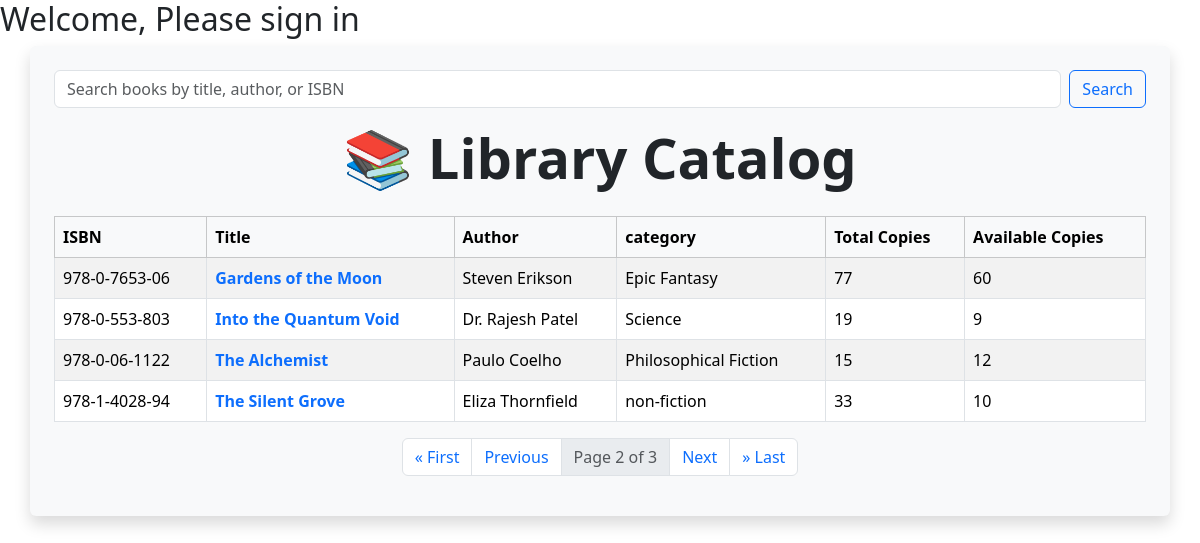
The app's page /library/book_list/?page=2 (signed in), older data.
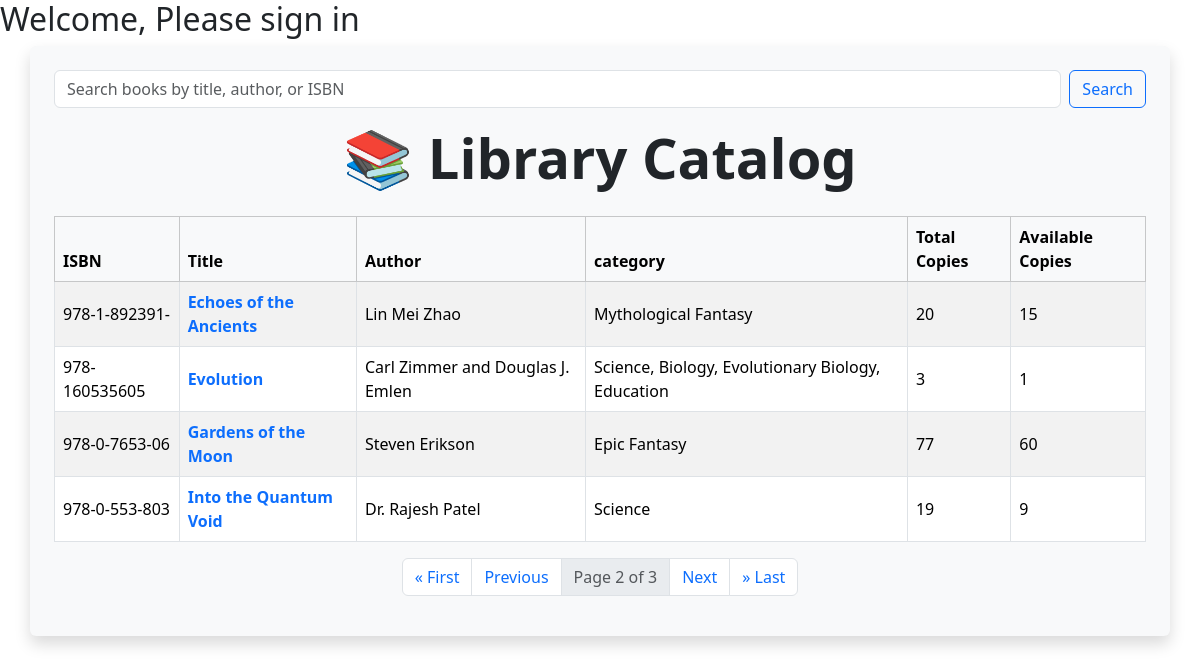
The same page, newer data.
### library_app/models.py (models this page shows, shortened)
class Book(models.Model):
    title = models.CharField(max_length=255)
    author = models.CharField(max_length=255)
    isbn = models.CharField(max_length=13, unique=True)
    category = models.CharField(max_length=100)
    description = models.TextField(blank=True)  # NEW field
    total_copies = models.PositiveIntegerField()
    available_copies = models.PositiveIntegerField()
    added_by = models.ForeignKey(User, on_delete=models.SET_NULL, null=True, blank=True)  # NEW field
    publisher = models.ForeignKey('Publisher', on_delete=models.SET_NULL, null=True, blank=True)  # NEW field
    created_at = models.DateTimeField(auto_now_add=True)
    updated_at = models.DateTimeField(auto_now=True)

### library_app/views.py (the view)
# urls.py: path('book_list/', book_list, name='book_list'),
@login_required
def book_list(request):
    query = request.GET.get('q', '')
    books = Book.objects.all().order_by('title')
    if query:
        books = books.filter(
            Q(title__icontains=query) |
            Q(author__icontains=query) |
            Q(isbn__icontains=query)
        )
    paginator = Paginator(books, 4)  # Show 4 books per page
    page = request.GET.get('page')
    try:
        paginated_books = paginator.page(page)
    except PageNotAnInteger:
        paginated_books = paginator.page(1)
    except EmptyPage:
        paginated_books = paginator.page(paginator.num_pages)
    title = "Book List"
    return render(request, 'library_app/book_list.html', {'books': paginated_books, 'title': title, 'current_year': datetime.now().year, 'query': query})

### library_app/templates/library_app/book_list.html (shortened to what this page needs)
{% extends 'base.html' %} {% block content %}
<div class="container p-4 bg-light shadow rounded">
  <form method="get" action="" class="d-flex mb-3">
    <input
      type="text"
      name="q"
      class="form-control me-2"
      placeholder="Search books by title, author, or ISBN"
      value="{{ query }}"
    />
    <button type="submit" class="btn btn-outline-primary">Search</button>
  </form>
  <h1 class="display-4 fw-bold text-center text-gradient mb-4">
    📚 Library Catalog
  </h1>
  <div class="table-responsive">
    <table class="table table-bordered table-striped align-middle">
      <thead class="table-light">
        <tr>
          <th>ISBN</th>
          <th>Title</th>
          <th>Author</th>
          <th>category</th>
          <th>Total Copies</th>
          <th>Available Copies</th>
        </tr>
      </thead>
      <tbody>
        {% for book in books %}
        <tr>
          <td>{{ book.isbn }}</td>
          <td>
            <a
              href="{% url 'book_detail' book.id %}"
              class="text-decoration-none fw-semibold"
            >
              {{ book.title }}
            </a>
          </td>
          <td>{{ book.author }}</td>
          <td>{{ book.category }}</td>
          <td>{{ book.total_copies }}</td>
          <td>{{ book.available_copies }}</td>
        </tr>
        {% endfor %}
      </tbody>
    </table>
    <nav aria-label="Page navigation">
      <ul class="pagination justify-content-center">
        {% if books.has_previous %}
        <li class="page-item">
          <a class="page-link" href="?page=1">&laquo; First</a>
        </li>
        <li class="page-item">
          <a class="page-link" href="?page={{ books.previous_page_number }}"
            >Previous</a
          >
        </li>
        {% endif %}
        <li class="page-item disabled">
          <span class="page-link">
            Page {{ books.number }} of {{ books.paginator.num_pages }}
          </span>
        </li>
        {% if books.has_next %}
        <li class="page-item">
          <a class="page-link" href="?page={{ books.next_page_number }}"
            >Next</a
          >
        </li>
        <li class="page-item">
          <a class="page-link" href="?page={{ books.paginator.num_pages }}"
            >&raquo; Last</a
          >
        </li>
        {% endif %}
      </ul>
    </nav>
  </div>
</div>
{% endblock content %}

Row changes from the older to the newer data that the page shows:
no longer on this page (row edited): Book: isbn "978-0-06-1122", title "The Alchemist", author "Paulo Coelho", category "Philosophical Fiction", total_copies "15", available_copies "12"
no longer on this page (row edited): Book: isbn "978-1-4028-94", title "The Silent Grove", author "Eliza Thornfield", category "non-fiction", total_copies "33", available_copies "10"
now on this page (row edited): Book: isbn "978-1-892391-", title "Echoes of the Ancients", author "Lin Mei Zhao", category "Mythological Fantasy", total_copies "20", available_copies "15"
now on this page (row edited): Book: isbn "978-160535605", title "Evolution", author "Carl Zimmer and Douglas J. Emlen", category "Science, Biology, Evolutionary Biology, Education", total_copies "3", available_copies "1"
